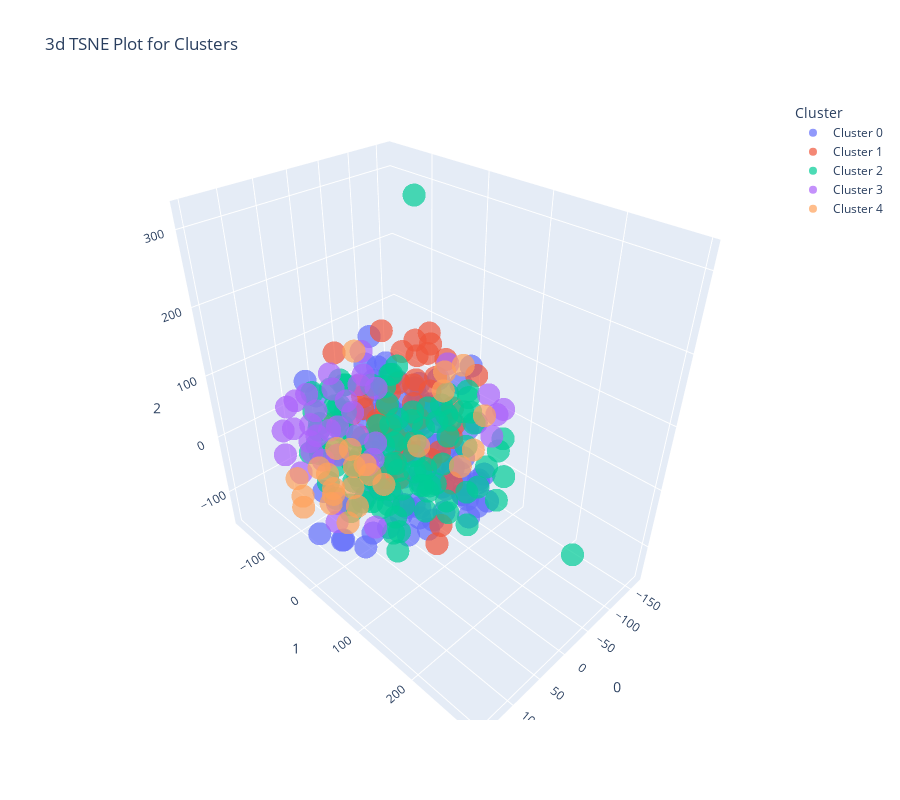

Notebook code for this chart:
### Code cell
plot_model(model,plot='tsne')
